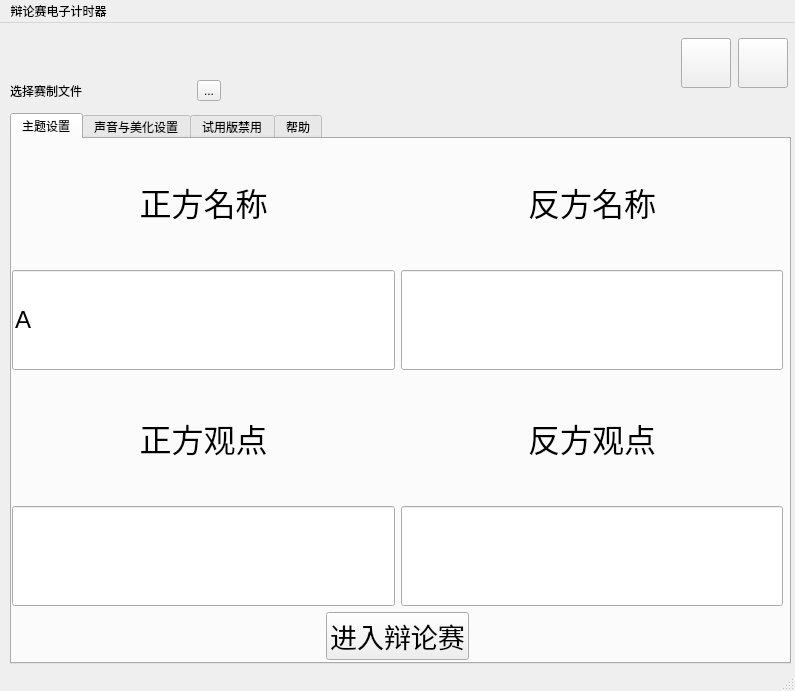
<?xml version="1.0" encoding="UTF-8"?>
<ui version="4.0">
 <class>MainWindow</class>
 <widget class="QMainWindow" name="MainWindow">
  <property name="geometry">
   <rect>
    <x>0</x>
    <y>0</y>
    <width>795</width>
    <height>691</height>
   </rect>
  </property>
  <property name="windowTitle">
   <string>MainWindow</string>
  </property>
  <widget class="QWidget" name="centralwidget">
   <widget class="QTabWidget" name="fix_mainwindow_tabWidget">
    <property name="geometry">
     <rect>
      <x>10</x>
      <y>90</y>
      <width>781</width>
      <height>551</height>
     </rect>
    </property>
    <property name="currentIndex">
     <number>0</number>
    </property>
    <widget class="QWidget" name="tab">
     <attribute name="title">
      <string>主题设置</string>
     </attribute>
     <widget class="QWidget" name="layoutWidget">
      <property name="geometry">
       <rect>
        <x>0</x>
        <y>0</y>
        <width>771</width>
        <height>521</height>
       </rect>
      </property>
      <layout class="QVBoxLayout" name="verticalLayout_5">
       <item>
        <layout class="QGridLayout" name="fix_page1_gridlayout">
         <item row="1" column="1">
          <widget class="QLineEdit" name="pg1_lineEdit_2">
           <property name="minimumSize">
            <size>
             <width>0</width>
             <height>100</height>
            </size>
           </property>
           <property name="font">
            <font>
             <pointsize>18</pointsize>
            </font>
           </property>
           <property name="text">
            <string/>
           </property>
          </widget>
         </item>
         <item row="3" column="0">
          <widget class="QLineEdit" name="pg1_lineEdit_3">
           <property name="minimumSize">
            <size>
             <width>0</width>
             <height>100</height>
            </size>
           </property>
           <property name="font">
            <font>
             <pointsize>18</pointsize>
            </font>
           </property>
           <property name="text">
            <string/>
           </property>
          </widget>
         </item>
         <item row="0" column="1">
          <widget class="QLabel" name="fix_page1_label_2">
           <property name="font">
            <font>
             <family>等线</family>
             <pointsize>24</pointsize>
            </font>
           </property>
           <property name="text">
            <string>反方名称</string>
           </property>
           <property name="alignment">
            <set>Qt::AlignCenter</set>
           </property>
          </widget>
         </item>
         <item row="1" column="0">
          <widget class="QLineEdit" name="pg1_lineEdit_1">
           <property name="minimumSize">
            <size>
             <width>0</width>
             <height>100</height>
            </size>
           </property>
           <property name="font">
            <font>
             <pointsize>18</pointsize>
            </font>
           </property>
           <property name="text">
            <string>A</string>
           </property>
          </widget>
         </item>
         <item row="2" column="1">
          <widget class="QLabel" name="fix_page1_label_4">
           <property name="font">
            <font>
             <family>等线</family>
             <pointsize>24</pointsize>
            </font>
           </property>
           <property name="layoutDirection">
            <enum>Qt::LeftToRight</enum>
           </property>
           <property name="text">
            <string>反方观点</string>
           </property>
           <property name="alignment">
            <set>Qt::AlignCenter</set>
           </property>
          </widget>
         </item>
         <item row="2" column="0">
          <widget class="QLabel" name="fix_page1_label_3">
           <property name="font">
            <font>
             <family>等线</family>
             <pointsize>24</pointsize>
            </font>
           </property>
           <property name="text">
            <string>正方观点</string>
           </property>
           <property name="textFormat">
            <enum>Qt::AutoText</enum>
           </property>
           <property name="alignment">
            <set>Qt::AlignCenter</set>
           </property>
          </widget>
         </item>
         <item row="3" column="1">
          <widget class="QLineEdit" name="pg1_lineEdit_4">
           <property name="minimumSize">
            <size>
             <width>0</width>
             <height>100</height>
            </size>
           </property>
           <property name="font">
            <font>
             <pointsize>18</pointsize>
            </font>
           </property>
           <property name="text">
            <string/>
           </property>
          </widget>
         </item>
         <item row="0" column="0">
          <widget class="QLabel" name="fix_page1_label_1">
           <property name="font">
            <font>
             <family>等线</family>
             <pointsize>24</pointsize>
             <weight>50</weight>
             <bold>false</bold>
             <kerning>true</kerning>
            </font>
           </property>
           <property name="mouseTracking">
            <bool>false</bool>
           </property>
           <property name="layoutDirection">
            <enum>Qt::LeftToRight</enum>
           </property>
           <property name="text">
            <string>正方名称</string>
           </property>
           <property name="textFormat">
            <enum>Qt::AutoText</enum>
           </property>
           <property name="alignment">
            <set>Qt::AlignCenter</set>
           </property>
          </widget>
         </item>
        </layout>
       </item>
       <item>
        <layout class="QHBoxLayout" name="fix_page1_horizontalLayout">
         <item>
          <spacer name="fix_page1_horizontalSpacer_1">
           <property name="orientation">
            <enum>Qt::Horizontal</enum>
           </property>
           <property name="sizeHint" stdset="0">
            <size>
             <width>40</width>
             <height>20</height>
            </size>
           </property>
          </spacer>
         </item>
         <item>
          <widget class="QPushButton" name="pg1_btn_enter">
           <property name="font">
            <font>
             <family>Adobe Myungjo Std M</family>
             <pointsize>20</pointsize>
            </font>
           </property>
           <property name="text">
            <string>进入辩论赛</string>
           </property>
          </widget>
         </item>
         <item>
          <spacer name="fix_page1_horizontalSpacer_2">
           <property name="orientation">
            <enum>Qt::Horizontal</enum>
           </property>
           <property name="sizeHint" stdset="0">
            <size>
             <width>40</width>
             <height>20</height>
            </size>
           </property>
          </spacer>
         </item>
        </layout>
       </item>
      </layout>
     </widget>
    </widget>
    <widget class="QWidget" name="tab_3">
     <attribute name="title">
      <string>声音与美化设置</string>
     </attribute>
     <layout class="QGridLayout" name="gridLayout_2">
      <item row="0" column="0">
       <widget class="QFrame" name="frame_3">
        <property name="styleSheet">
         <string notr="true">gridline-color: rgb(190, 190, 190);</string>
        </property>
        <property name="frameShape">
         <enum>QFrame::StyledPanel</enum>
        </property>
        <property name="frameShadow">
         <enum>QFrame::Raised</enum>
        </property>
        <widget class="QLabel" name="fix_page3_label_3">
         <property name="geometry">
          <rect>
           <x>0</x>
           <y>10</y>
           <width>72</width>
           <height>15</height>
          </rect>
         </property>
         <property name="text">
          <string>警示音</string>
         </property>
        </widget>
        <widget class="QWidget" name="layoutWidget">
         <property name="geometry">
          <rect>
           <x>0</x>
           <y>50</y>
           <width>221</width>
           <height>97</height>
          </rect>
         </property>
         <layout class="QHBoxLayout" name="horizontalLayout">
          <item>
           <layout class="QVBoxLayout" name="verticalLayout">
            <item>
             <widget class="QRadioButton" name="pg3_rbtn_21">
              <property name="text">
               <string>目录下声音</string>
              </property>
              <property name="checked">
               <bool>true</bool>
              </property>
             </widget>
            </item>
            <item>
             <widget class="QRadioButton" name="pg3_rbtn_22">
              <property name="text">
               <string>（无）</string>
              </property>
             </widget>
            </item>
            <item>
             <widget class="QLabel" name="fix_page3_label_8">
              <property name="text">
               <string>...</string>
              </property>
             </widget>
            </item>
           </layout>
          </item>
         </layout>
        </widget>
        <widget class="QFrame" name="frame_2">
         <property name="geometry">
          <rect>
           <x>0</x>
           <y>210</y>
           <width>246</width>
           <height>232</height>
          </rect>
         </property>
         <property name="styleSheet">
          <string notr="true">gridline-color: rgb(190, 190, 190);</string>
         </property>
         <property name="frameShape">
          <enum>QFrame::StyledPanel</enum>
         </property>
         <property name="frameShadow">
          <enum>QFrame::Raised</enum>
         </property>
         <widget class="QLabel" name="fix_page3_label_2">
          <property name="geometry">
           <rect>
            <x>10</x>
            <y>10</y>
            <width>91</width>
            <height>16</height>
           </rect>
          </property>
          <property name="text">
           <string>总时间终止音</string>
          </property>
         </widget>
         <widget class="QWidget" name="layoutWidget">
          <property name="geometry">
           <rect>
            <x>0</x>
            <y>50</y>
            <width>221</width>
            <height>97</height>
           </rect>
          </property>
          <layout class="QHBoxLayout" name="horizontalLayout_4">
           <item>
            <layout class="QVBoxLayout" name="verticalLayout_4">
             <item>
              <widget class="QRadioButton" name="pg3_rbtn_11">
               <property name="text">
                <string>目录下声音</string>
               </property>
               <property name="checked">
                <bool>true</bool>
               </property>
              </widget>
             </item>
             <item>
              <widget class="QRadioButton" name="pg3_rbtn_12">
               <property name="text">
                <string>（无）</string>
               </property>
              </widget>
             </item>
             <item>
              <widget class="QLabel" name="fix_page3_label_11">
               <property name="text">
                <string>...</string>
               </property>
              </widget>
             </item>
            </layout>
           </item>
          </layout>
         </widget>
        </widget>
       </widget>
      </item>
      <item row="0" column="2">
       <widget class="QFrame" name="frame_5">
        <property name="styleSheet">
         <string notr="true">alternate-background-color: rgb(190, 190, 190);</string>
        </property>
        <property name="frameShape">
         <enum>QFrame::StyledPanel</enum>
        </property>
        <property name="frameShadow">
         <enum>QFrame::Raised</enum>
        </property>
        <widget class="QLabel" name="fix_page3_label_5">
         <property name="geometry">
          <rect>
           <x>10</x>
           <y>10</y>
           <width>111</width>
           <height>16</height>
          </rect>
         </property>
         <property name="text">
          <string>单次发言终止音</string>
         </property>
        </widget>
        <widget class="QWidget" name="layoutWidget">
         <property name="geometry">
          <rect>
           <x>0</x>
           <y>50</y>
           <width>221</width>
           <height>97</height>
          </rect>
         </property>
         <layout class="QHBoxLayout" name="horizontalLayout_3">
          <item>
           <layout class="QVBoxLayout" name="verticalLayout_3">
            <item>
             <widget class="QRadioButton" name="pg3_rbtn_41">
              <property name="text">
               <string>目录下声音</string>
              </property>
              <property name="checked">
               <bool>true</bool>
              </property>
             </widget>
            </item>
            <item>
             <widget class="QRadioButton" name="pg3_rbtn_42">
              <property name="text">
               <string>（无）</string>
              </property>
             </widget>
            </item>
            <item>
             <widget class="QLabel" name="fix_page3_label_10">
              <property name="text">
               <string>...</string>
              </property>
             </widget>
            </item>
           </layout>
          </item>
         </layout>
        </widget>
       </widget>
      </item>
      <item row="0" column="1">
       <widget class="QFrame" name="frame_4">
        <property name="styleSheet">
         <string notr="true">gridline-color: rgb(190, 190, 190);</string>
        </property>
        <property name="frameShape">
         <enum>QFrame::StyledPanel</enum>
        </property>
        <property name="frameShadow">
         <enum>QFrame::Raised</enum>
        </property>
        <widget class="QLabel" name="fix_page3_label_4">
         <property name="geometry">
          <rect>
           <x>10</x>
           <y>10</y>
           <width>91</width>
           <height>16</height>
          </rect>
         </property>
         <property name="text">
          <string>倒计时滴答声</string>
         </property>
        </widget>
        <widget class="QWidget" name="layoutWidget">
         <property name="geometry">
          <rect>
           <x>0</x>
           <y>50</y>
           <width>221</width>
           <height>97</height>
          </rect>
         </property>
         <layout class="QHBoxLayout" name="horizontalLayout_2">
          <item>
           <layout class="QVBoxLayout" name="verticalLayout_2">
            <item>
             <widget class="QRadioButton" name="pg3_rbtn_31">
              <property name="text">
               <string>目录下声音</string>
              </property>
              <property name="checked">
               <bool>true</bool>
              </property>
             </widget>
            </item>
            <item>
             <widget class="QRadioButton" name="pg3_rbtn_32">
              <property name="text">
               <string>（无）</string>
              </property>
             </widget>
            </item>
            <item>
             <widget class="QLabel" name="fix_page3_label_9">
              <property name="text">
               <string>...</string>
              </property>
             </widget>
            </item>
           </layout>
          </item>
         </layout>
        </widget>
        <widget class="QWidget" name="layoutWidget">
         <property name="geometry">
          <rect>
           <x>0</x>
           <y>250</y>
           <width>231</width>
           <height>121</height>
          </rect>
         </property>
         <layout class="QVBoxLayout" name="verticalLayout_6">
          <item>
           <widget class="QLabel" name="label_10">
            <property name="text">
             <string>正反方图片占屏幕比例：</string>
            </property>
           </widget>
          </item>
          <item>
           <layout class="QHBoxLayout" name="horizontalLayout_6">
            <item>
             <widget class="QLabel" name="label_8">
              <property name="text">
               <string>宽</string>
              </property>
             </widget>
            </item>
            <item>
             <widget class="QLineEdit" name="input_view_w_k">
              <property name="text">
               <string>0.30000</string>
              </property>
             </widget>
            </item>
           </layout>
          </item>
          <item>
           <layout class="QHBoxLayout" name="horizontalLayout_7">
            <item>
             <widget class="QLabel" name="label_9">
              <property name="text">
               <string>高</string>
              </property>
             </widget>
            </item>
            <item>
             <widget class="QLineEdit" name="input_view_h_k">
              <property name="text">
               <string>0.37500</string>
              </property>
             </widget>
            </item>
           </layout>
          </item>
         </layout>
        </widget>
       </widget>
      </item>
     </layout>
    </widget>
    <widget class="QWidget" name="tab_7">
     <attribute name="title">
      <string>试用版禁用</string>
     </attribute>
     <widget class="QWidget" name="layoutWidget">
      <property name="geometry">
       <rect>
        <x>0</x>
        <y>10</y>
        <width>815</width>
        <height>481</height>
       </rect>
      </property>
      <layout class="QVBoxLayout" name="verticalLayout_12">
       <item>
        <widget class="QLabel" name="label_7">
         <property name="text">
          <string>自定义变量导入</string>
         </property>
        </widget>
       </item>
       <item>
        <layout class="QHBoxLayout" name="horizontalLayout_13">
         <item>
          <layout class="QVBoxLayout" name="verticalLayout_10">
           <item>
            <widget class="QLabel" name="label">
             <property name="text">
              <string>Var_custom_1</string>
             </property>
            </widget>
           </item>
           <item>
            <widget class="QLineEdit" name="pg6_lineEdit_1">
             <property name="sizePolicy">
              <sizepolicy hsizetype="Fixed" vsizetype="Fixed">
               <horstretch>0</horstretch>
               <verstretch>0</verstretch>
              </sizepolicy>
             </property>
             <property name="minimumSize">
              <size>
               <width>350</width>
               <height>120</height>
              </size>
             </property>
             <property name="font">
              <font>
               <family>宋体</family>
               <pointsize>20</pointsize>
              </font>
             </property>
             <property name="text">
              <string>在这里输入变量1的值</string>
             </property>
            </widget>
           </item>
           <item>
            <widget class="QLabel" name="label_3">
             <property name="text">
              <string>Var_custom_3</string>
             </property>
            </widget>
           </item>
           <item>
            <widget class="QLineEdit" name="pg6_lineEdit_3">
             <property name="sizePolicy">
              <sizepolicy hsizetype="Fixed" vsizetype="Fixed">
               <horstretch>0</horstretch>
               <verstretch>0</verstretch>
              </sizepolicy>
             </property>
             <property name="minimumSize">
              <size>
               <width>350</width>
               <height>120</height>
              </size>
             </property>
             <property name="font">
              <font>
               <family>宋体</family>
               <pointsize>20</pointsize>
              </font>
             </property>
             <property name="text">
              <string>在这里输入变量3的值</string>
             </property>
            </widget>
           </item>
           <item>
            <widget class="QLabel" name="label_5">
             <property name="text">
              <string>Var_custom_5</string>
             </property>
            </widget>
           </item>
           <item>
            <widget class="QLineEdit" name="pg6_lineEdit_5">
             <property name="sizePolicy">
              <sizepolicy hsizetype="Fixed" vsizetype="Fixed">
               <horstretch>0</horstretch>
               <verstretch>0</verstretch>
              </sizepolicy>
             </property>
             <property name="minimumSize">
              <size>
               <width>350</width>
               <height>120</height>
              </size>
             </property>
             <property name="font">
              <font>
               <family>宋体</family>
               <pointsize>20</pointsize>
              </font>
             </property>
             <property name="text">
              <string>在这里输入变量6的值</string>
             </property>
            </widget>
           </item>
          </layout>
         </item>
         <item>
          <layout class="QVBoxLayout" name="verticalLayout_11">
           <item>
            <widget class="QLabel" name="label_2">
             <property name="text">
              <string>Var_custom_2</string>
             </property>
            </widget>
           </item>
           <item>
            <widget class="QLineEdit" name="pg6_lineEdit_2">
             <property name="sizePolicy">
              <sizepolicy hsizetype="Fixed" vsizetype="Fixed">
               <horstretch>0</horstretch>
               <verstretch>0</verstretch>
              </sizepolicy>
             </property>
             <property name="minimumSize">
              <size>
               <width>350</width>
               <height>120</height>
              </size>
             </property>
             <property name="font">
              <font>
               <family>宋体</family>
               <pointsize>20</pointsize>
              </font>
             </property>
             <property name="text">
              <string>在这里输入变量2的值</string>
             </property>
            </widget>
           </item>
           <item>
            <widget class="QLabel" name="label_4">
             <property name="text">
              <string>Var_custom_4</string>
             </property>
            </widget>
           </item>
           <item>
            <widget class="QLineEdit" name="pg6_lineEdit_4">
             <property name="sizePolicy">
              <sizepolicy hsizetype="Fixed" vsizetype="Fixed">
               <horstretch>0</horstretch>
               <verstretch>0</verstretch>
              </sizepolicy>
             </property>
             <property name="minimumSize">
              <size>
               <width>350</width>
               <height>120</height>
              </size>
             </property>
             <property name="font">
              <font>
               <family>宋体</family>
               <pointsize>20</pointsize>
              </font>
             </property>
             <property name="text">
              <string>在这里输入变量4的值</string>
             </property>
            </widget>
           </item>
           <item>
            <widget class="QLabel" name="label_6">
             <property name="text">
              <string>Var_custom_6</string>
             </property>
            </widget>
           </item>
           <item>
            <widget class="QLineEdit" name="pg6_lineEdit_6">
             <property name="sizePolicy">
              <sizepolicy hsizetype="Fixed" vsizetype="Fixed">
               <horstretch>0</horstretch>
               <verstretch>0</verstretch>
              </sizepolicy>
             </property>
             <property name="minimumSize">
              <size>
               <width>350</width>
               <height>120</height>
              </size>
             </property>
             <property name="font">
              <font>
               <family>宋体</family>
               <pointsize>20</pointsize>
              </font>
             </property>
             <property name="text">
              <string>在这里输入变量6的值</string>
             </property>
            </widget>
           </item>
          </layout>
         </item>
        </layout>
       </item>
      </layout>
     </widget>
    </widget>
    <widget class="QWidget" name="tab_6">
     <attribute name="title">
      <string>帮助</string>
     </attribute>
     <widget class="QLabel" name="label_11">
      <property name="geometry">
       <rect>
        <x>50</x>
        <y>40</y>
        <width>291</width>
        <height>121</height>
       </rect>
      </property>
      <property name="text">
       <string>这是内测版，可能存在BUG</string>
      </property>
     </widget>
     <widget class="QLabel" name="label_12">
      <property name="geometry">
       <rect>
        <x>200</x>
        <y>190</y>
        <width>281</width>
        <height>121</height>
       </rect>
      </property>
      <property name="text">
       <string>written by PyQt5 </string>
      </property>
     </widget>
     <widget class="QLabel" name="label_13">
      <property name="geometry">
       <rect>
        <x>470</x>
        <y>360</y>
        <width>72</width>
        <height>15</height>
       </rect>
      </property>
      <property name="text">
       <string/>
      </property>
     </widget>
    </widget>
   </widget>
   <widget class="QWidget" name="horizontalLayoutWidget">
    <property name="geometry">
     <rect>
      <x>10</x>
      <y>50</y>
      <width>211</width>
      <height>36</height>
     </rect>
    </property>
    <layout class="QHBoxLayout" name="horizontalLayout_5">
     <item>
      <widget class="QLabel" name="fix_page2_label1">
       <property name="text">
        <string>选择赛制文件</string>
       </property>
      </widget>
     </item>
     <item>
      <widget class="QToolButton" name="pg2_tbtn_filechoose">
       <property name="text">
        <string>...</string>
       </property>
      </widget>
     </item>
    </layout>
   </widget>
   <widget class="QWidget" name="">
    <property name="geometry">
     <rect>
      <x>680</x>
      <y>10</y>
      <width>109</width>
      <height>61</height>
     </rect>
    </property>
    <layout class="QHBoxLayout" name="horizontalLayout_8">
     <item>
      <widget class="QPushButton" name="btn_under">
       <property name="sizePolicy">
        <sizepolicy hsizetype="Fixed" vsizetype="Fixed">
         <horstretch>0</horstretch>
         <verstretch>0</verstretch>
        </sizepolicy>
       </property>
       <property name="minimumSize">
        <size>
         <width>50</width>
         <height>50</height>
        </size>
       </property>
       <property name="maximumSize">
        <size>
         <width>50</width>
         <height>50</height>
        </size>
       </property>
       <property name="text">
        <string/>
       </property>
      </widget>
     </item>
     <item>
      <widget class="QPushButton" name="btn_close">
       <property name="minimumSize">
        <size>
         <width>50</width>
         <height>50</height>
        </size>
       </property>
       <property name="maximumSize">
        <size>
         <width>50</width>
         <height>50</height>
        </size>
       </property>
       <property name="text">
        <string/>
       </property>
      </widget>
     </item>
    </layout>
   </widget>
  </widget>
  <widget class="QMenuBar" name="menubar">
   <property name="geometry">
    <rect>
     <x>0</x>
     <y>0</y>
     <width>795</width>
     <height>26</height>
    </rect>
   </property>
   <widget class="QMenu" name="menu">
    <property name="title">
     <string>辩论赛电子计时器</string>
    </property>
   </widget>
   <addaction name="menu"/>
  </widget>
  <widget class="QStatusBar" name="statusbar"/>
 </widget>
 <resources/>
 <connections/>
</ui>
